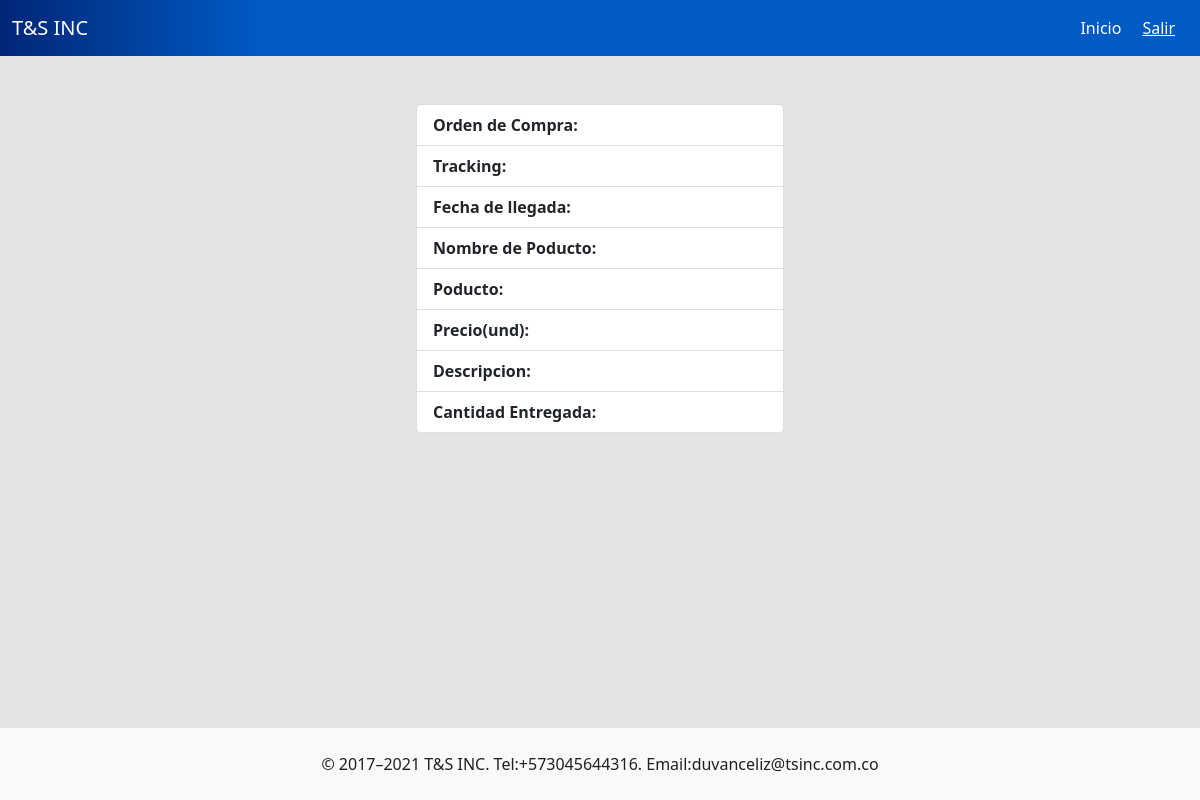
/entryinfo/136 (signed in), run on an earlier commit of the app's database.
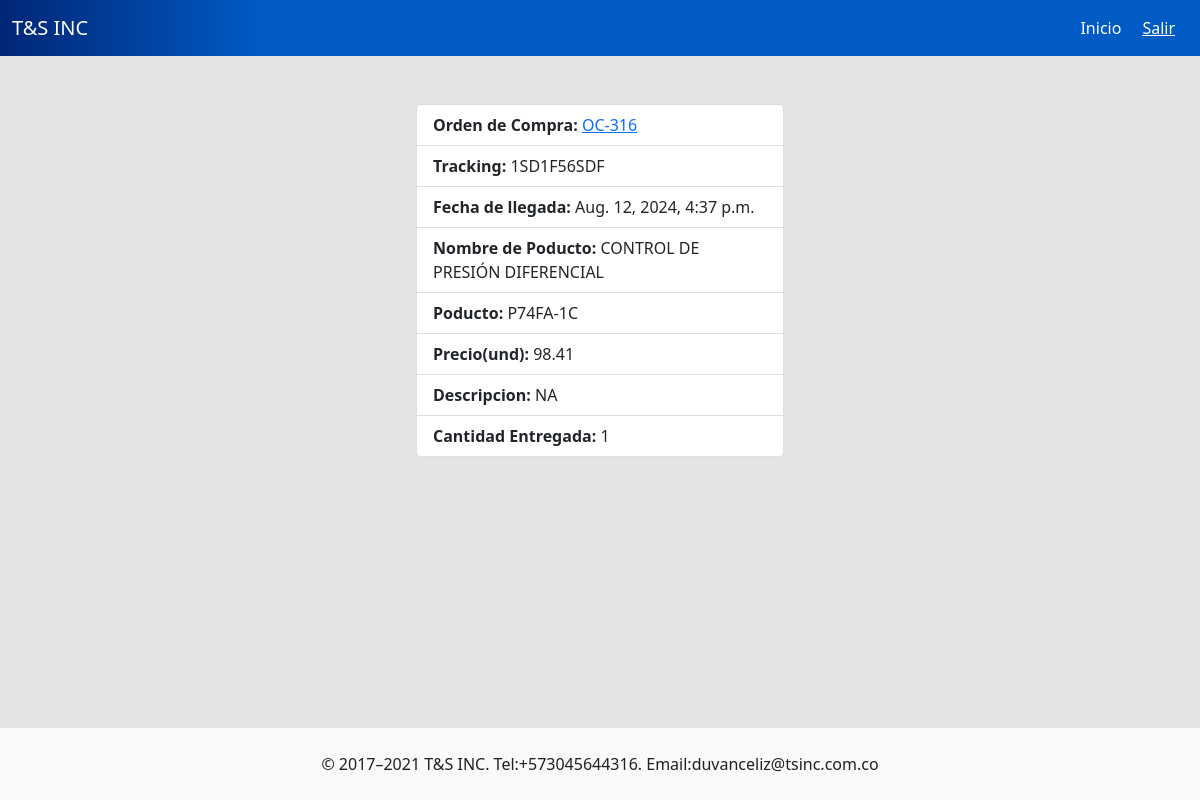
And on a later commit of the database.
### tsinc/models.py (models this page shows, shortened)
class OrderEntry(models.Model):
    order = models.ForeignKey(PurcharseOrder,on_delete=models.CASCADE)
    tracking = models.CharField(max_length=200, null=True)
    product = models.ForeignKey(OrderProduct,on_delete=models.CASCADE)
    price = models.FloatField(default=0)
    quantity = models.IntegerField(default=0)
    added = models.BooleanField(default=False)
    date = models.DateTimeField(default=timezone.now)

class PurcharseOrder(models.Model):
    code =  models.CharField(max_length=200)
    supplier = models.CharField(max_length=200, null=True)
    nit = models.CharField(max_length=100, null=True)
    address = models.CharField(max_length=100, null=True)
    phone = models.CharField(max_length=100, null=True)
    customer = models.CharField(max_length=200, null=True)
    cost_center = models.CharField(max_length=200, null=True)
    inspector = models.CharField(max_length=200, null=True)
    supervisor = models.CharField(max_length=200, null=True)
    trm = models.FloatField(default=0)
    total_price = models.FloatField(default=0)
    total_quantity = models.IntegerField(default=0)
    usersession = models.ForeignKey(User,on_delete=models.CASCADE, null=True)
    progress = models.IntegerField(default=0)
    date = models.DateTimeField(default=timezone.now)

class OrderProduct(models.Model):
    product = models.ForeignKey(Product,on_delete=models.CASCADE)
    quantity = models.IntegerField(default=0)
    price = models.FloatField(default=0)
    order = models.ForeignKey(PurcharseOrder,on_delete=models.CASCADE,null=True)

class Product(models.Model):
    code = models.CharField(max_length=200, default=None)
    product_name = models.CharField(max_length=200, default=None)
    factory_ref = models.CharField(max_length=200, default=None)
    model = models.CharField(max_length=200, default=None)
    sale_price = models.FloatField(default=0)
    purcharse_price = models.FloatField(default=0)
    brand = models.CharField(max_length=200, default=None)
    location = models.CharField(max_length=200, default=None)
    quantity = models.IntegerField()
    point = models.CharField(max_length=100,null=True,blank=True)
    description = models.TextField(validators=[MaxLengthValidator(500)], null=True)
    min_stock = models.IntegerField(default=0)
    iva = models.BooleanField(default=False)
    date = models.DateField(default=datetime.date.today)

### tsinc/views.py (the view)
# urls.py: path('entryinfo/<int:id>', views.entry_info, name='entry_info'),
@login_required
def entry_info(request,id):
    entry = OrderEntry.objects.filter(id=id).first()
    return render(request,"entryinfo.html",{'entry':entry})

### tsinc/templates/entryinfo.html
{% extends 'layout.html' %} {% block body %}
<div class="container">
 <div class="row">
    <div class="col-md-4"></div>
    <div class="col-md-4">
        <ul class="list-group">
            <li class="list-group-item"><strong>Orden de Compra: </strong><a href="{% url 'order_product_info' entry.order.id %}">{{entry.order.code}}</a></li>
            <li class="list-group-item"><strong>Tracking: </strong>{{entry.tracking}}</li>
            <li class="list-group-item"><strong>Fecha de llegada: </strong>{{entry.date}}</li>
            <li class="list-group-item"><strong>Nombre de Poducto: </strong>{{entry.product.product.product_name}}</li>
            <li class="list-group-item"><strong>Poducto: </strong>{{entry.product.product.model}}</li>
            <li class="list-group-item"><strong>Precio(und): </strong>{{entry.price}}</li>
            <li class="list-group-item"><strong>Descripcion: </strong>{{entry.product.product.description}}</li>
            <li class="list-group-item"><strong>Cantidad Entregada: </strong>{{entry.quantity}}</li>
          </ul>
    </div>
    <div class="col-md-4"></div>
 </div>
  </div>
{% endblock %}

What changed in the data, as far as the page shows it:
added OrderEntry: order.code "OC-316", tracking "1SD1F56SDF", date "Aug. 12, 2024, 4:37 p.m.", product.product.product_name "CONTROL DE PRESIÓN DIFERENCIAL", product.product.model "P74FA-1C", price "98.41", product.product.description "NA", quantity "1"
